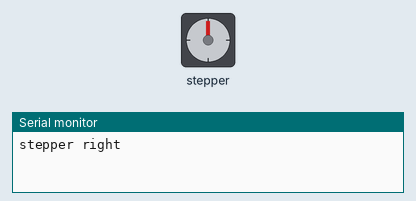
Recording of a sketch running on a simulated Arduino Uno, built with avr-gcc and run on an emulated ATmega328P. On the bench: stepper motor, the last lines printed to the serial monitor. Stepper angles assume 200 steps per turn.

Above: at 0.05 s.
At 1.7 s:
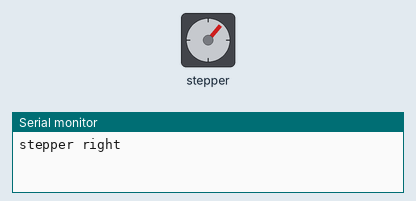
At 3.3 s:
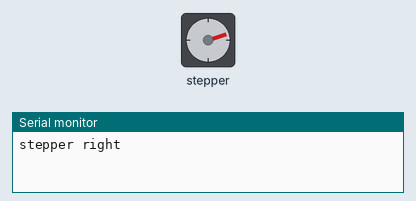
At 6.6 s:
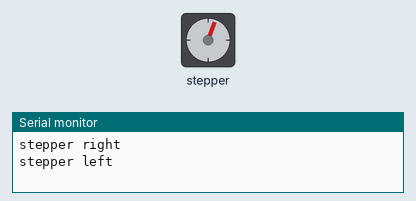
Timing chart, 0 to 11.7 s (numbered marks = the images above):
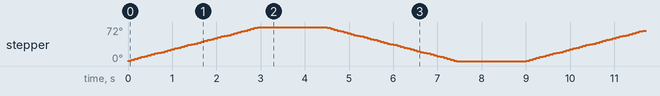

The sketch:

stepper-control.ino
```cpp
#include <Stepper.h>

#define STEPS 200


Stepper stepper(STEPS, 4, 5, 6, 7);


void setup() {
	Serial.begin(9600);
  // Serial.println("Stepper test!");
  // set the speed of the motor to 30 RPMs
  stepper.setSpeed(4);
}

void loop() {
	stepperRight(40);
	// Serial.println("fads");
	delay(1500);
	stepperLeft(40);
	delay(1500);
}

void stepperRight(int steps) {
	Serial.println("stepper right");
	stepper.step(steps);
}

void stepperLeft(int steps) {
	Serial.println("stepper left");
	stepper.step(-steps);
}
```

Measured:
- by itself, stepper: turns 72° clockwise in 2.9 s, then 72° counter-clockwise in 2.9 s, repeating every 9.0 s
